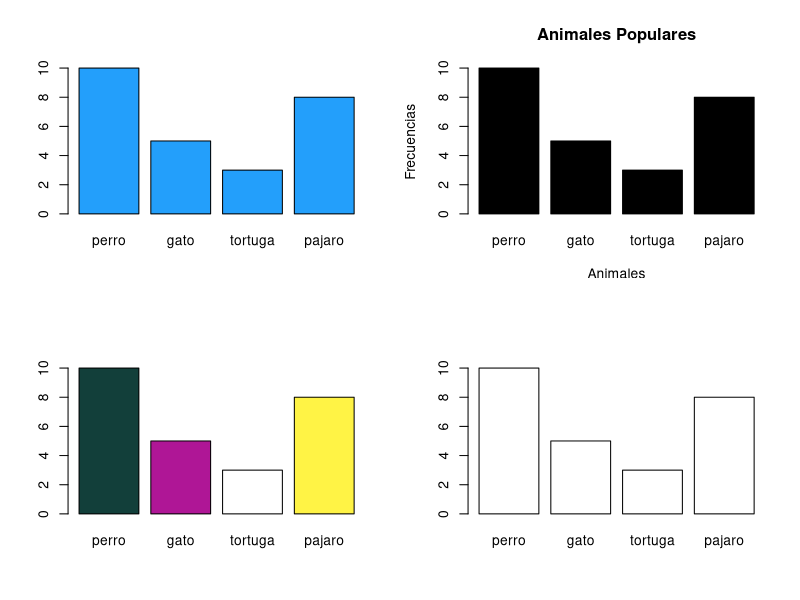

This figure's R source:
# Graficos de barras en R: -----------------------------------------

main <- function(){
    animales  <- c('perro', 'gato', 'tortuga', 'pajaro')
    frecuencias <- c(10, 5, 3, 8)

    par(mfrow = c(2, 2))

    barplot(height = frecuencias, names = animales, col = '#239FFB')
    barplot(height = frecuencias, names = animales, col = 'black', main = 'Animales Populares', ylab = 'Frecuencias', xlab = 'Animales')
    barplot(height = frecuencias, names = animales, col = c('#123F3A', '#AF1696', 'white', '#FFF345'), border = 'black')
    barplot(height = frecuencias, names = animales, col = 'white', border = 'black')
}


main()
